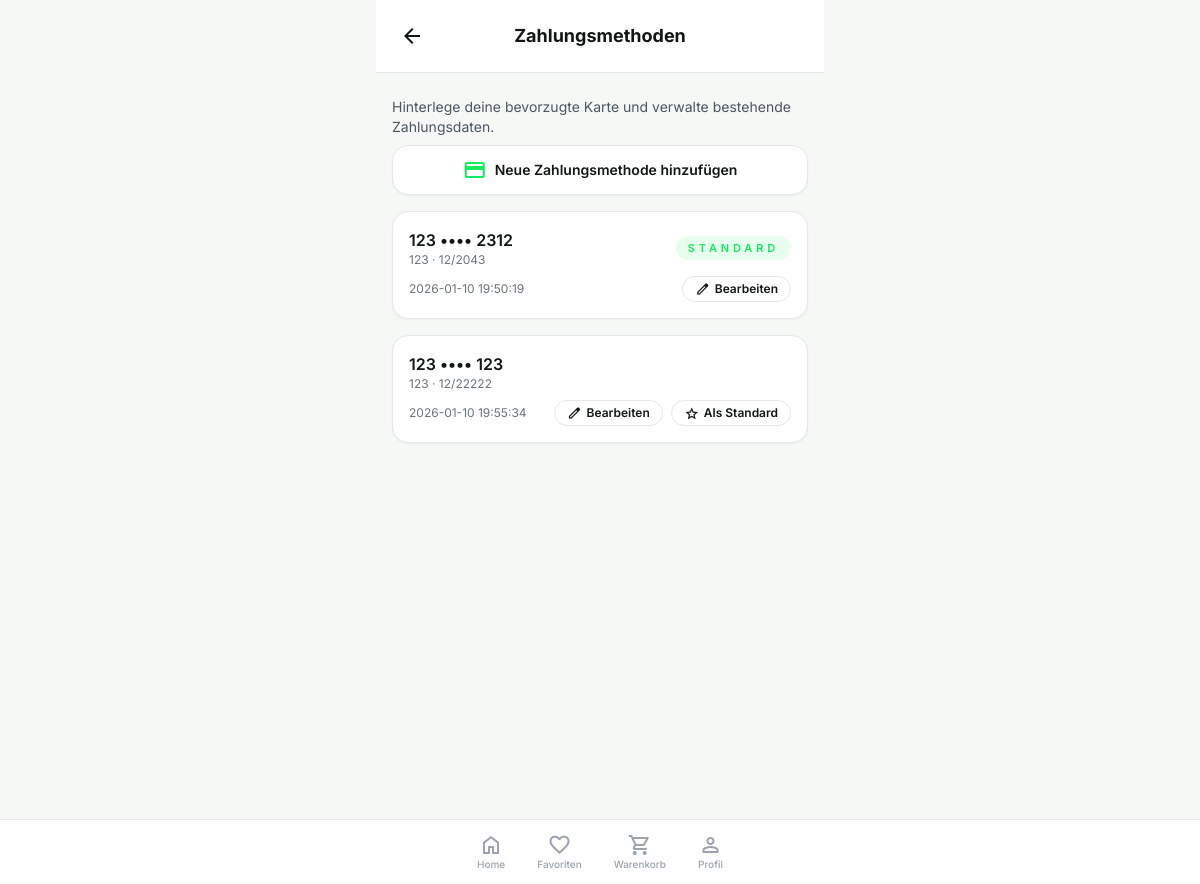
/payments.php (signed in), run on the app's committed database.
### tables this page shows
CREATE TABLE `payments` (
  `id` int(11) NOT NULL,
  `user_id` int(11) NOT NULL,
  `card_holder` varchar(100) NOT NULL,
  `card_last4` char(4) NOT NULL,
  `card_brand` varchar(50) NOT NULL,
  `expiry_month` tinyint(4) NOT NULL,
  `expiry_year` smallint(6) NOT NULL,
  `is_default` tinyint(1) NOT NULL DEFAULT 0,
  `created_at` timestamp NOT NULL DEFAULT current_timestamp()
);

### public/payments.php (the view, shortened to what this page needs)
<?php
require_once "../includes/db.php";
$userId = (int)$_SESSION["user_id"];
$stmt = $pdo->prepare("
    SELECT *
    FROM payments
    WHERE user_id = ?
    ORDER BY is_default DESC, created_at DESC
");
$stmt->execute([$userId]);
$cards = $stmt->fetchAll(PDO::FETCH_ASSOC);
?>
<!DOCTYPE html>
<html lang="de">
<head>
    <script src="https://cdn.tailwindcss.com?plugins=forms,container-queries"></script>
</head>
<body class="bg-background-light dark:bg-background-dark font-display text-[#111813] dark:text-gray-100">
<div class="max-w-md mx-auto min-h-screen flex flex-col">
    <header class="sticky top-0 z-10 flex items-center justify-between bg-surface-light/90 dark:bg-surface-dark/90 backdrop-blur-md p-4 border-b border-border-light dark:border-border-dark">
        <a href="/profile.php"
           class="flex size-10 items-center justify-center rounded-full hover:bg-gray-100 dark:hover:bg-white/10">
            <span class="material-symbols-outlined">arrow_back</span>
        </a>
        <h1 class="text-lg font-bold">Zahlungsmethoden</h1>
        <div class="size-10"></div>
    </header>
    <main class="flex-1 px-4 pt-6 pb-28 space-y-4">
        <div class="space-y-2">
            <p class="text-sm text-gray-600">
                Hinterlege deine bevorzugte Karte und verwalte bestehende Zahlungsdaten.
            </p>
            <a href="/payment_edit.php?new=1"
               class="flex items-center justify-center gap-2 rounded-2xl border border-border-light dark:border-border-dark bg-surface-light dark:bg-surface-dark px-4 py-3 font-semibold text-sm shadow-sm hover:border-primary hover:text-primary transition-all">
                <span class="material-symbols-outlined text-primary">credit_card</span>
                Neue Zahlungsmethode hinzufügen
            </a>
        </div>
        <?php foreach ($cards as $card): ?>
            <?php $isDefault = (int)($card["is_default"] ?? 0) === 1; ?>
            <div class="bg-surface-light dark:bg-surface-dark p-4 rounded-2xl shadow-sm border border-border-light dark:border-border-dark space-y-2">
                <div class="flex items-center justify-between gap-3">
                    <div>
                        <p class="font-semibold text-[#111813] dark:text-white">
                            <?= htmlspecialchars($card["card_brand"] ?: "Kreditkarte") ?> •••• <?= htmlspecialchars($card["card_last4"]) ?>
                        </p>
                        <p class="text-xs text-gray-500">
                            <?= htmlspecialchars($card["card_holder"]) ?> · <?= sprintf("%02d/%s", $card["expiry_month"], $card["expiry_year"]) ?>
                        </p>
                    </div>
                    <?php if ($isDefault): ?>
                        <span class="px-3 py-1 text-[11px] font-semibold uppercase tracking-[0.35em] text-primary bg-primary/10 rounded-full">Standard</span>
                    <?php endif; ?>
                </div>
                    <div class="flex items-center justify-between text-xs text-gray-500">
                        <span><?= htmlspecialchars($card["created_at"] ?? "") ?></span>
                        <div class="flex items-center gap-2">
                            <a href="/payment_edit.php?id=<?= htmlspecialchars($card["id"]) ?>"
                               class="inline-flex items-center gap-1 rounded-full border border-border-light dark:border-border-dark px-3 py-1 text-xs font-semibold text-[#111813] dark:text-white hover:border-primary hover:text-primary transition-colors">
                                <span class="material-symbols-outlined text-[16px]">edit</span>
                                Bearbeiten
                            </a>
                            <?php if (!$isDefault): ?>
                                <form method="post" class="inline">
                                    <button type="submit" name="set_default_card"
                                            class="inline-flex items-center gap-1 rounded-full border border-border-light dark:border-border-dark px-3 py-1 text-xs font-semibold text-[#111813] dark:text-white hover:border-primary hover:text-primary transition-colors">
                                        <span class="material-symbols-outlined text-[16px]">star</span>
                                        Als Standard
                                    </button>
                                </form>
                            <?php endif; ?>
                        </div>
                    </div>
                </div>
            <?php endforeach; ?>
    </main>
    <?php require_once "../includes/bottom_nav.php"; ?>
</div>
</body>
</html>

### public/payments.php (style rules this page uses)
body { min-height: max(884px, 100dvh); }

### data on the page
payments: card_brand "123", card_last4 "2312", card_holder "123", expiry_month "12", expiry_year "2043", is_default "STANDARD", created_at "2026-01-10 19:50:19"
payments: card_brand "123", card_last4 "123", card_holder "123", expiry_month "12", expiry_year "22222", created_at "2026-01-10 19:55:34"
